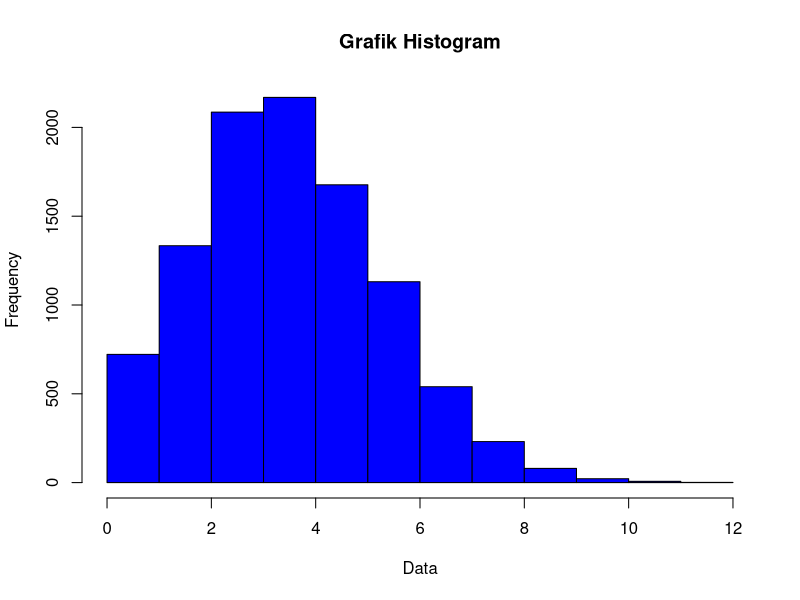

Write the R code that produced this figure.
#No 2

#a
pasien                 <- 20
peluang_sembuh         <- 0.2
peluang_pasien_sembuh  <- 4
  dbinom(peluang_pasien_sembuh, pasien , peluang_sembuh)
  
#b
set.seed(10)
pasien                 <- 20
peluang_sembuh         <- 0.2
x                      <- 10000
  hist(rbinom(x , pasien  , peluang_sembuh), xlab = "Data", ylab = "Frequency",main = "Grafik Histogram", col = 'blue')

#c
pasien                       <- 20
peluang_sembuh               <- 0.2
peluang_pasien_sembuh        <- 4
peluang_pasien_tidak_sembuh  <- 1 - peluang_sembuh

  miu = peluang_pasien_sembuh * peluang_sembuh 
paste("Nilai Rataan adalah", miu)


  varian = peluang_pasien_sembuh * peluang_sembuh * peluang_pasien_tidak_sembuh
paste("varian adalah ", varian)